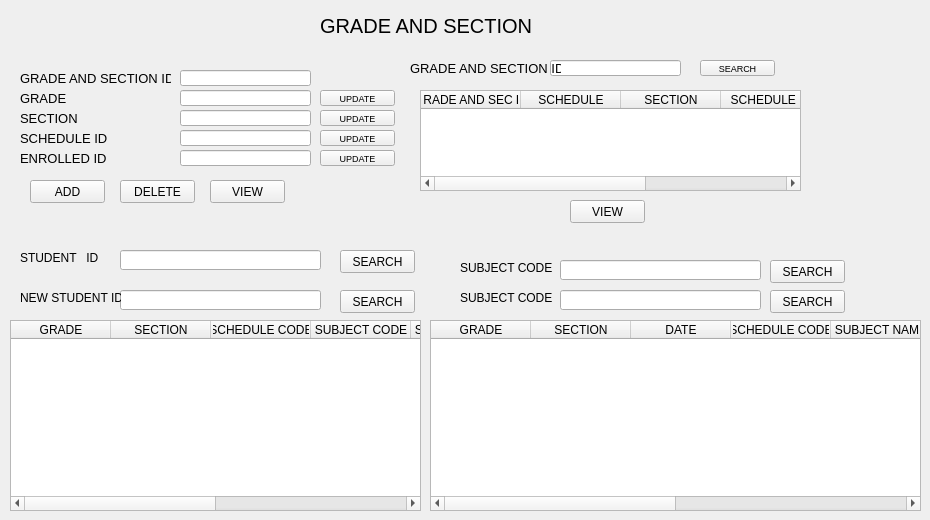
      <widget class="QWidget" name="GRADE_SEC">
       <widget class="QLabel" name="label_49">
        <property name="geometry">
         <rect>
          <x>20</x>
          <y>70</y>
          <width>151</width>
          <height>16</height>
         </rect>
        </property>
        <property name="font">
         <font>
          <pointsize>10</pointsize>
         </font>
        </property>
        <property name="text">
         <string>GRADE AND SECTION ID</string>
        </property>
       </widget>
       <widget class="QLabel" name="label_50">
        <property name="geometry">
         <rect>
          <x>20</x>
          <y>90</y>
          <width>151</width>
          <height>16</height>
         </rect>
        </property>
        <property name="font">
         <font>
          <pointsize>10</pointsize>
         </font>
        </property>
        <property name="text">
         <string>GRADE</string>
        </property>
       </widget>
       <widget class="QLabel" name="label_51">
        <property name="geometry">
         <rect>
          <x>20</x>
          <y>130</y>
          <width>151</width>
          <height>16</height>
         </rect>
        </property>
        <property name="font">
         <font>
          <pointsize>10</pointsize>
         </font>
        </property>
        <property name="text">
         <string>SCHEDULE ID</string>
        </property>
       </widget>
       <widget class="QLabel" name="label_52">
        <property name="geometry">
         <rect>
          <x>20</x>
          <y>150</y>
          <width>151</width>
          <height>16</height>
         </rect>
        </property>
        <property name="font">
         <font>
          <pointsize>10</pointsize>
         </font>
        </property>
        <property name="text">
         <string>ENROLLED ID</string>
        </property>
       </widget>
       <widget class="QLineEdit" name="lineEdit_38">
        <property name="geometry">
         <rect>
          <x>180</x>
          <y>70</y>
          <width>131</width>
          <height>16</height>
         </rect>
        </property>
       </widget>
       <widget class="QLineEdit" name="lineEdit_39">
        <property name="geometry">
         <rect>
          <x>180</x>
          <y>90</y>
          <width>131</width>
          <height>16</height>
         </rect>
        </property>
       </widget>
       <widget class="QLineEdit" name="lineEdit_40">
        <property name="geometry">
         <rect>
          <x>180</x>
          <y>130</y>
          <width>131</width>
          <height>16</height>
         </rect>
        </property>
       </widget>
       <widget class="QLineEdit" name="lineEdit_41">
        <property name="geometry">
         <rect>
          <x>180</x>
          <y>150</y>
          <width>131</width>
          <height>16</height>
         </rect>
        </property>
       </widget>
       <widget class="QPushButton" name="pushButton_35">
        <property name="geometry">
         <rect>
          <x>30</x>
          <y>180</y>
          <width>75</width>
          <height>23</height>
         </rect>
        </property>
        <property name="styleSheet">
         <string notr="true">QPushButton{
	boarder-radius: 5px
}
QPushButton:hover{
	background-color: rgb(181, 181, 181);
}</string>
        </property>
        <property name="text">
         <string>ADD</string>
        </property>
       </widget>
       <widget class="QPushButton" name="pushButton_36">
        <property name="geometry">
         <rect>
          <x>120</x>
          <y>180</y>
          <width>75</width>
          <height>23</height>
         </rect>
        </property>
        <property name="styleSheet">
         <string notr="true">QPushButton{
	boarder-radius: 5px
}
QPushButton:hover{
	background-color: rgb(181, 181, 181);
}</string>
        </property>
        <property name="text">
         <string>DELETE</string>
        </property>
       </widget>
       <widget class="QPushButton" name="pushButton_37">
        <property name="geometry">
         <rect>
          <x>320</x>
          <y>90</y>
          <width>75</width>
          <height>16</height>
         </rect>
        </property>
        <property name="font">
         <font>
          <pointsize>7</pointsize>
         </font>
        </property>
        <property name="styleSheet">
         <string notr="true">QPushButton{
	boarder-radius: 5px
}
QPushButton:hover{
	background-color: rgb(181, 181, 181);
}</string>
        </property>
        <property name="text">
         <string>UPDATE</string>
        </property>
       </widget>
       <widget class="QPushButton" name="pushButton_38">
        <property name="geometry">
         <rect>
          <x>320</x>
          <y>130</y>
          <width>75</width>
          <height>16</height>
         </rect>
        </property>
        <property name="font">
         <font>
          <pointsize>7</pointsize>
         </font>
        </property>
        <property name="styleSheet">
         <string notr="true">QPushButton{
	boarder-radius: 5px
}
QPushButton:hover{
	background-color: rgb(181, 181, 181);
}</string>
        </property>
        <property name="text">
         <string>UPDATE</string>
        </property>
       </widget>
       <widget class="QPushButton" name="pushButton_39">
        <property name="geometry">
         <rect>
          <x>320</x>
          <y>150</y>
          <width>75</width>
          <height>16</height>
         </rect>
        </property>
        <property name="font">
         <font>
          <pointsize>7</pointsize>
         </font>
        </property>
        <property name="styleSheet">
         <string notr="true">QPushButton{
	boarder-radius: 5px
}
QPushButton:hover{
	background-color: rgb(181, 181, 181);
}</string>
        </property>
        <property name="text">
         <string>UPDATE</string>
        </property>
       </widget>
       <widget class="QTableWidget" name="tableWidget_9">
        <property name="geometry">
         <rect>
          <x>420</x>
          <y>90</y>
          <width>381</width>
          <height>101</height>
         </rect>
        </property>
        <column>
         <property name="text">
          <string>GRADE AND SEC ID</string>
         </property>
        </column>
        <column>
         <property name="text">
          <string>SCHEDULE</string>
         </property>
        </column>
        <column>
         <property name="text">
          <string>SECTION</string>
         </property>
        </column>
        <column>
         <property name="text">
          <string>SCHEDULE ID</string>
         </property>
        </column>
        <column>
         <property name="text">
          <string>GRADE</string>
         </property>
        </column>
       </widget>
       <widget class="QLabel" name="label_78">
        <property name="geometry">
         <rect>
          <x>320</x>
          <y>10</y>
          <width>221</width>
          <height>31</height>
         </rect>
        </property>
        <property name="font">
         <font>
          <pointsize>15</pointsize>
         </font>
        </property>
        <property name="text">
         <string>GRADE AND SECTION</string>
        </property>
       </widget>
       <widget class="QPushButton" name="pushButton_75">
        <property name="geometry">
         <rect>
          <x>210</x>
          <y>180</y>
          <width>75</width>
          <height>23</height>
         </rect>
        </property>
        <property name="styleSheet">
         <string notr="true">QPushButton{
	boarder-radius: 5px
}
QPushButton:hover{
	background-color: rgb(181, 181, 181);
}</string>
        </property>
        <property name="text">
         <string>VIEW</string>
        </property>
       </widget>
       <widget class="QLineEdit" name="lineEdit_68">
        <property name="geometry">
         <rect>
          <x>550</x>
          <y>60</y>
          <width>131</width>
          <height>16</height>
         </rect>
        </property>
       </widget>
       <widget class="QLabel" name="label_87">
        <property name="geometry">
         <rect>
          <x>410</x>
          <y>60</y>
          <width>151</width>
          <height>16</height>
         </rect>
        </property>
        <property name="font">
         <font>
          <pointsize>10</pointsize>
         </font>
        </property>
        <property name="text">
         <string>GRADE AND SECTION ID</string>
        </property>
       </widget>
       <widget class="QPushButton" name="pushButton_76">
        <property name="geometry">
         <rect>
          <x>700</x>
          <y>60</y>
          <width>75</width>
          <height>16</height>
         </rect>
        </property>
        <property name="font">
         <font>
          <pointsize>7</pointsize>
         </font>
        </property>
        <property name="styleSheet">
         <string notr="true">QPushButton{
	boarder-radius: 5px
}
QPushButton:hover{
	background-color: rgb(181, 181, 181);
}</string>
        </property>
        <property name="text">
         <string>SEARCH</string>
        </property>
       </widget>
       <widget class="QLineEdit" name="lineEdit_71">
        <property name="geometry">
         <rect>
          <x>120</x>
          <y>290</y>
          <width>201</width>
          <height>20</height>
         </rect>
        </property>
       </widget>
       <widget class="QLabel" name="label_89">
        <property name="geometry">
         <rect>
          <x>20</x>
          <y>250</y>
          <width>81</width>
          <height>16</height>
         </rect>
        </property>
        <property name="text">
         <string>STUDENT   ID</string>
        </property>
       </widget>
       <widget class="QPushButton" name="pushButton_78">
        <property name="geometry">
         <rect>
          <x>770</x>
          <y>260</y>
          <width>75</width>
          <height>23</height>
         </rect>
        </property>
        <property name="styleSheet">
         <string notr="true">QPushButton{
	boarder-radius: 5px
}
QPushButton:hover{
	background-color: rgb(181, 181, 181);
}</string>
        </property>
        <property name="text">
         <string>SEARCH</string>
        </property>
       </widget>
       <widget class="QLabel" name="label_88">
        <property name="geometry">
         <rect>
          <x>460</x>
          <y>290</y>
          <width>101</width>
          <height>16</height>
         </rect>
        </property>
        <property name="text">
         <string>SUBJECT CODE</string>
        </property>
       </widget>
       <widget class="QLabel" name="label_90">
        <property name="geometry">
         <rect>
          <x>20</x>
          <y>290</y>
          <width>101</width>
          <height>16</height>
         </rect>
        </property>
        <property name="text">
         <string>NEW STUDENT ID</string>
        </property>
       </widget>
       <widget class="QTableWidget" name="tableWidget_15">
        <property name="geometry">
         <rect>
          <x>10</x>
          <y>320</y>
          <width>411</width>
          <height>191</height>
         </rect>
        </property>
        <column>
         <property name="text">
          <string>GRADE</string>
         </property>
        </column>
        <column>
         <property name="text">
          <string>SECTION</string>
         </property>
        </column>
        <column>
         <property name="text">
          <string>SCHEDULE CODE</string>
         </property>
        </column>
        <column>
         <property name="text">
          <string>SUBJECT CODE</string>
         </property>
        </column>
        <column>
         <property name="text">
          <string>SUBJECT NAME</string>
         </property>
        </column>
        <column>
         <property name="text">
          <string>TIME</string>
         </property>
        </column>
        <column>
         <property name="text">
          <string>DATE</string>
         </property>
        </column>
        <column>
         <property name="text">
          <string>DEPARTMENT</string>
         </property>
        </column>
       </widget>
       <widget class="QLineEdit" name="lineEdit_70">
        <property name="geometry">
         <rect>
          <x>120</x>
          <y>250</y>
          <width>201</width>
          <height>20</height>
         </rect>
        </property>
       </widget>
       <widget class="QTableWidget" name="tableWidget_16">
        <property name="geometry">
         <rect>
          <x>430</x>
          <y>320</y>
          <width>491</width>
          <height>191</height>
         </rect>
        </property>
        <column>
         <property name="text">
          <string>GRADE</string>
         </property>
        </column>
        <column>
         <property name="text">
          <string>SECTION</string>
         </property>
        </column>
        <column>
         <property name="text">
          <string>DATE</string>
         </property>
        </column>
        <column>
         <property name="text">
          <string>SCHEDULE CODE</string>
         </property>
        </column>
        <column>
         <property name="text">
          <string>SUBJECT NAME</string>
         </property>
        </column>
        <column>
         <property name="text">
          <string>SUBJECT DATE</string>
         </property>
        </column>
        <column>
         <property name="text">
          <string>TIME</string>
         </property>
        </column>
        <column>
         <property name="text">
          <string>DEPARTMENT</string>
         </property>
        </column>
       </widget>
       <widget class="QLineEdit" name="lineEdit_69">
        <property name="geometry">
         <rect>
          <x>560</x>
          <y>290</y>
          <width>201</width>
          <height>20</height>
         </rect>
        </property>
       </widget>
       <widget class="QPushButton" name="pushButton_77">
        <property name="geometry">
         <rect>
          <x>340</x>
          <y>250</y>
          <width>75</width>
          <height>23</height>
         </rect>
        </property>
        <property name="styleSheet">
         <string notr="true">QPushButton{
	boarder-radius: 5px
}
QPushButton:hover{
	background-color: rgb(181, 181, 181);
}</string>
        </property>
        <property name="text">
         <string>SEARCH</string>
        </property>
       </widget>
       <widget class="QPushButton" name="pushButton_79">
        <property name="geometry">
         <rect>
          <x>340</x>
          <y>290</y>
          <width>75</width>
          <height>23</height>
         </rect>
        </property>
        <property name="styleSheet">
         <string notr="true">QPushButton{
	boarder-radius: 5px
}
QPushButton:hover{
	background-color: rgb(181, 181, 181);
}</string>
        </property>
        <property name="text">
         <string>SEARCH</string>
        </property>
       </widget>
       <widget class="QPushButton" name="pushButton_80">
        <property name="geometry">
         <rect>
          <x>770</x>
          <y>290</y>
          <width>75</width>
          <height>23</height>
         </rect>
        </property>
        <property name="styleSheet">
         <string notr="true">QPushButton{
	boarder-radius: 5px
}
QPushButton:hover{
	background-color: rgb(181, 181, 181);
}</string>
        </property>
        <property name="text">
         <string>SEARCH</string>
        </property>
       </widget>
       <widget class="QLabel" name="label_91">
        <property name="geometry">
         <rect>
          <x>460</x>
          <y>260</y>
          <width>101</width>
          <height>16</height>
         </rect>
        </property>
        <property name="text">
         <string>SUBJECT CODE</string>
        </property>
       </widget>
       <widget class="QLineEdit" name="lineEdit_72">
        <property name="geometry">
         <rect>
          <x>560</x>
          <y>260</y>
          <width>201</width>
          <height>20</height>
         </rect>
        </property>
       </widget>
       <widget class="QLineEdit" name="lineEdit_73">
        <property name="geometry">
         <rect>
          <x>180</x>
          <y>110</y>
          <width>131</width>
          <height>16</height>
         </rect>
        </property>
       </widget>
       <widget class="QLabel" name="label_92">
        <property name="geometry">
         <rect>
          <x>20</x>
          <y>110</y>
          <width>151</width>
          <height>16</height>
         </rect>
        </property>
        <property name="font">
         <font>
          <pointsize>10</pointsize>
         </font>
        </property>
        <property name="text">
         <string>SECTION</string>
        </property>
       </widget>
       <widget class="QPushButton" name="pushButton_81">
        <property name="geometry">
         <rect>
          <x>320</x>
          <y>110</y>
          <width>75</width>
          <height>16</height>
         </rect>
        </property>
        <property name="font">
         <font>
          <pointsize>7</pointsize>
         </font>
        </property>
        <property name="styleSheet">
         <string notr="true">QPushButton{
	boarder-radius: 5px
}
QPushButton:hover{
	background-color: rgb(181, 181, 181);
}</string>
        </property>
        <property name="text">
         <string>UPDATE</string>
        </property>
       </widget>
       <widget class="QPushButton" name="pushButton_82">
        <property name="geometry">
         <rect>
          <x>570</x>
          <y>200</y>
          <width>75</width>
          <height>23</height>
         </rect>
        </property>
        <property name="styleSheet">
         <string notr="true">QPushButton{
	boarder-radius: 5px
}
QPushButton:hover{
	background-color: rgb(181, 181, 181);
}</string>
        </property>
        <property name="text">
         <string>VIEW</string>
        </property>
       </widget>
      </widget>
